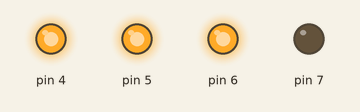
This sketch was run on a simulated Arduino Uno, built with avr-gcc and run on an emulated ATmega328P. Shown: output pins drawn as LEDs (lit = HIGH).

Above: at 1.25 s.
At 3.38 s:
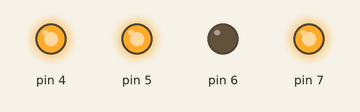
At 5.13 s:
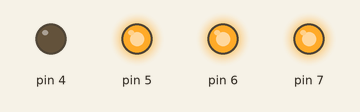
At 9.21 s:
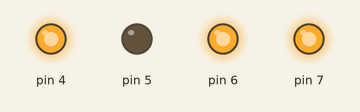
Timing chart, 0 to 9.5 s (numbered marks = the images above):
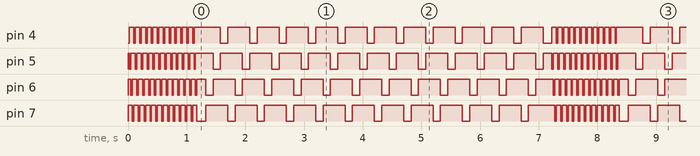

Measured:
- by itself, pin 4: repeats every 7.2 s: HIGH 0.45 s, 11 × (LOW 0.12 s, HIGH 0.38 s), LOW 0.15 s, 11 × (HIGH 0.07 s, LOW 0.03 s)
- by itself, pin 5–7: moves between LOW and HIGH, repeating every 7.2 s

The sketch:

7.3.ino
```cpp
#include <avr/io.h>
#include <util/delay.h>
#define PERIODAC 125  //macro period anticlockwise set to 125ms for 50 RPM
#define PERIODC 25 //macro period clockwise set to 25ms for 10 RPM
int main(void)
{
  DDRD = 0xF0;  //PD4-PD7 output
  int i = 0;

  while(true){
    for(i = 0; i < 12; i++){ //looping 12 times
      PORTD = 0b11100000; //anticlockwise one step
      _delay_ms(PERIODC); //wait 500ms
      PORTD = 0b11010000;
      _delay_ms(PERIODC);
      PORTD = 0b10110000;
      _delay_ms(PERIODC);
      PORTD = 0b01110000;
      _delay_ms(PERIODC);
    }

    for(i = 0; i < 12; i++){
      PORTD = 0b01110000;
      _delay_ms(PERIODAC);  //clockwise one step
      PORTD = 0b10110000; //wait 500ms
      _delay_ms(PERIODAC);
      PORTD = 0b11010000;
      _delay_ms(PERIODAC);
      PORTD = 0b11100000;
      _delay_ms(PERIODAC);
    }
  }
}
```
